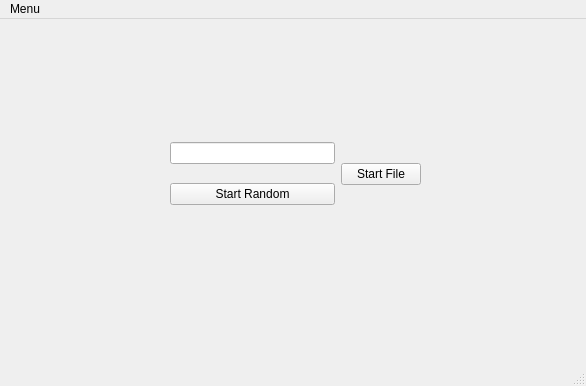
<?xml version="1.0" encoding="UTF-8"?>
<ui version="4.0">
 <class>MainWindow</class>
 <widget class="QMainWindow" name="MainWindow">
  <property name="geometry">
   <rect>
    <x>0</x>
    <y>0</y>
    <width>586</width>
    <height>386</height>
   </rect>
  </property>
  <property name="windowTitle">
   <string>MainWindow</string>
  </property>
  <widget class="QWidget" name="centralwidget">
   <widget class="QWidget" name="horizontalLayoutWidget">
    <property name="geometry">
     <rect>
      <x>170</x>
      <y>110</y>
      <width>251</width>
      <height>91</height>
     </rect>
    </property>
    <layout class="QHBoxLayout" name="gameStartHLayout">
     <item>
      <layout class="QVBoxLayout" name="startRandomVLayout">
       <item>
        <widget class="QLineEdit" name="leditRandomSeed"/>
       </item>
       <item>
        <widget class="QPushButton" name="pbStartRandom">
         <property name="text">
          <string>Start Random</string>
         </property>
        </widget>
       </item>
      </layout>
     </item>
     <item>
      <widget class="QPushButton" name="pbStartFile">
       <property name="text">
        <string>Start File</string>
       </property>
      </widget>
     </item>
    </layout>
   </widget>
  </widget>
  <widget class="QMenuBar" name="menubar">
   <property name="geometry">
    <rect>
     <x>0</x>
     <y>0</y>
     <width>586</width>
     <height>31</height>
    </rect>
   </property>
   <widget class="QMenu" name="menuMenu">
    <property name="title">
     <string>Menu</string>
    </property>
    <widget class="QMenu" name="menuSettings">
     <property name="title">
      <string>Settings</string>
     </property>
     <addaction name="actionShapesColors"/>
     <addaction name="actionShapesUsed"/>
     <addaction name="actionGraphics"/>
    </widget>
    <widget class="QMenu" name="menuFile">
     <property name="title">
      <string>File</string>
     </property>
     <addaction name="actionRead"/>
     <addaction name="actionChoose"/>
    </widget>
    <addaction name="menuFile"/>
    <addaction name="menuSettings"/>
    <addaction name="separator"/>
    <addaction name="actionExit"/>
   </widget>
   <addaction name="menuMenu"/>
  </widget>
  <widget class="QStatusBar" name="statusbar"/>
  <action name="actionExit">
   <property name="text">
    <string>Exit</string>
   </property>
  </action>
  <action name="actionShapesColors">
   <property name="text">
    <string>Shapes Colors...</string>
   </property>
  </action>
  <action name="actionShapesUsed">
   <property name="text">
    <string>Shapes Used...</string>
   </property>
  </action>
  <action name="actionGraphics">
   <property name="text">
    <string>Graphics...</string>
   </property>
  </action>
  <action name="actionRead">
   <property name="checkable">
    <bool>true</bool>
   </property>
   <property name="checked">
    <bool>false</bool>
   </property>
   <property name="text">
    <string>Read</string>
   </property>
  </action>
  <action name="actionChoose">
   <property name="text">
    <string>Choose</string>
   </property>
  </action>
 </widget>
 <resources/>
 <connections/>
</ui>
